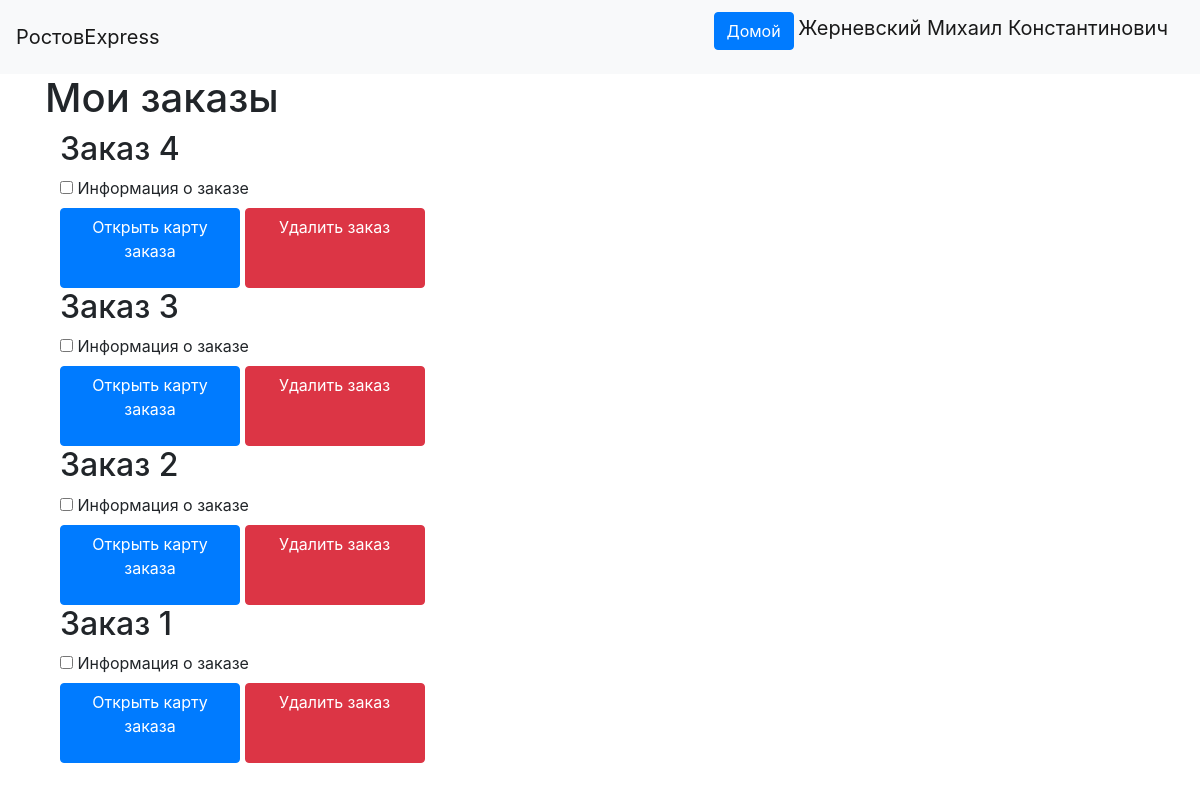
Page /orders/view (signed in) on the committed database.
### data/users.py (models this page shows, shortened)
class User(SqlAlchemyBase, UserMixin):
    __tablename__ = 'users'
    id = sqlalchemy.Column(sqlalchemy.Integer,
                           primary_key=True, autoincrement=True)
    name = sqlalchemy.Column(sqlalchemy.String, nullable=True)
    about = sqlalchemy.Column(sqlalchemy.String, nullable=True)
    email = sqlalchemy.Column(sqlalchemy.String,
                              index=True, unique=True, nullable=True)
    phone_number = sqlalchemy.Column(sqlalchemy.String,
                              index=True, unique=True, nullable=True)
    hashed_password = sqlalchemy.Column(sqlalchemy.String, nullable=True)
    created_date = sqlalchemy.Column(sqlalchemy.DateTime,default=datetime.datetime.now)
    user_type = sqlalchemy.Column(sqlalchemy.Integer, nullable=True)
    c_id = sqlalchemy.Column(sqlalchemy.Integer, sqlalchemy.ForeignKey('couriers.id'), nullable=True)
    sqlalchemy.orm.relation('Courier')

### data/orders.py (models this page shows)
class Order(SqlAlchemyBase):
    __tablename__ = 'orders'
    id = sqlalchemy.Column(sqlalchemy.Integer, primary_key=True)
    weight = sqlalchemy.Column(sqlalchemy.Float, nullable=True)
    region = sqlalchemy.Column(sqlalchemy.Integer, nullable=True)
    orders_courier = sqlalchemy.Column(sqlalchemy.Integer, sqlalchemy.ForeignKey('couriers.id'))
    user_id = sqlalchemy.Column(sqlalchemy.Integer, sqlalchemy.ForeignKey("users.id"))
    address = sqlalchemy.Column(sqlalchemy.String, nullable=True)
    complete_time = sqlalchemy.Column(sqlalchemy.String, nullable=True, default='')
    sqlalchemy.orm.relation('User')
    sqlalchemy.orm.relation('Courier')

### main.py (the view)
@app.route('/orders/view', methods=['POST', 'GET'])
@login_required
def get_user_orders():
    user_id = current_user.id
    db_sess = db_session.create_session()
    orders = []
    if current_user.user_type < 3:
        orders = db_sess.query(Order).filter(Order.user_id == user_id).all()
    else:
        orders = db_sess.query(Order).all()
    items = collect_info_about_orders(orders, db_sess)
    items.reverse()
    return render_template('existing_orders.html', title="Мои заказы", items=items)

### data/db_session.py (called while the page is built)
def create_session() -> Session:
    global __factory
    return __factory()

### main.py (called while the page is built)
def collect_info_about_orders(orders: list[Order], db_sess: db_session.Session, ) -> list[tuple[Order, str, str, str]]:
    delivery_hours = [db_sess.query(DH).filter(DH.order_id == order.id).all()[0] for order in orders]
    courier_names = []
    client_names = []
    for order in orders:
        list_of_couriers = db_sess.query(User).filter(User.c_id == order.orders_courier).all()
        if list_of_couriers:
            courier_names.append(f"{list_of_couriers[0].name}, телефон: {list_of_couriers[0].phone_number}")
        else:
            courier_names.append("Пока что нет курьера")
        client = db_sess.query(User).filter(User.id == order.user_id).first()
        client_names.append(client.name + ", " + client.phone_number)
    items = list(zip(orders, delivery_hours, courier_names, client_names))
    return items

@login_manager.user_loader
def load_user(user_id):
    db_sess = db_session.create_session()
    return db_sess.query(User).get(user_id)

### templates/existing_orders.html (shortened to what this page needs)
{% extends "base.html" %}
{% block content %}
    <h1>Мои заказы</h1>
    {% for item in items %}
        <div class="container">
            <h2>Заказ {{ item[0].id }}</h2>
            <div>
                <input type="checkbox" id="view_info{{ item[0].id }}"
                       onclick="myFunction(view_info{{ item[0].id }}.id, order_info{{ item[0].id }}.id)">
                <label for="view_info_+{{ item[0].id }}">Информация о заказе</label>
            </div>
            <a class="btn btn-primary" style="width: 180px; height:80px" href="/orders/view/{{ item[0].id }}">Открыть
                карту заказа</a>
            <a class="btn btn-danger" style="width: 180px; height:80px" href="/orders/delete/{{ item[0].id }}">Удалить
                заказ</a>
        </div>
    {% endfor %}
{% endblock %}

### templates/base.html (shortened to what this page needs)
<!doctype html>
<html lang="en">
<head>
    <link rel="stylesheet"
          href="https://stackpath.bootstrapcdn.com/bootstrap/4.4.1/css/bootstrap.min.css"
>
</head>
<body>
<header>
    <nav class="navbar navbar-light bg-light">
        <a class="navbar-brand" href="#">РостовExpress</a>
        {% if current_user.is_authenticated %}
            <p>
                <a class="btn btn-primary " href="/">Домой</a>
                <a class="navbar-brand" href="/logout">{{ current_user.name }}</a>
            </p>
        {% else %}
            <p>
                <a class="btn btn-primary " href="/register">Зарегистрироваться</a>
                <a class="btn btn-success" href="/login">Войти</a>
            </p>
        {% endif %}
    </nav>
</header>
<main role="main" class="container">
    {% block content %}{% endblock %}
</main>
</body>
</html>

### rows in the picture
User: name "Жерневский Михаил Константинович"
Order: id "4"
Order: id "3"
Order: id "2"
Order: id "1"
